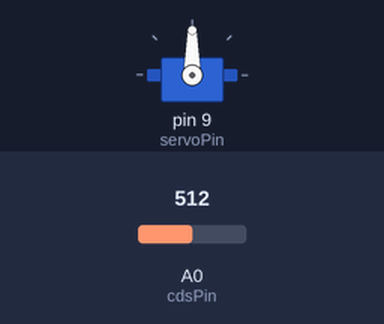
This sketch was run on a simulated Arduino Uno, built with avr-gcc and run on an emulated ATmega328P. Parts: servo. The test bench sets the inputs (shaded band); at power-on: A0 (cdsPin) = 512.

Above: at 1.2 s.
1.3 s: A0 (cdsPin) set to 209
2.8 s: A0 (cdsPin) set to 185
At 3.8 s:
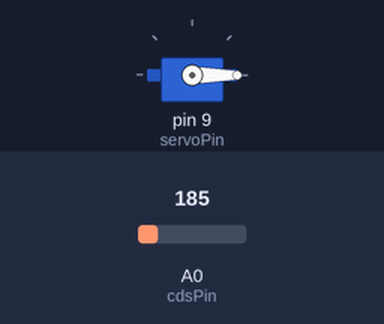
4.3 s: A0 (cdsPin) set to 889
5.8 s: A0 (cdsPin) set to 915
At 6.2 s:
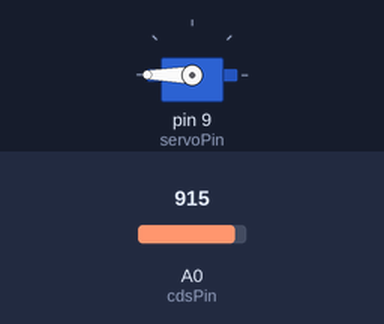
7.3 s: A0 (cdsPin) set to 190
At 8.5 s:
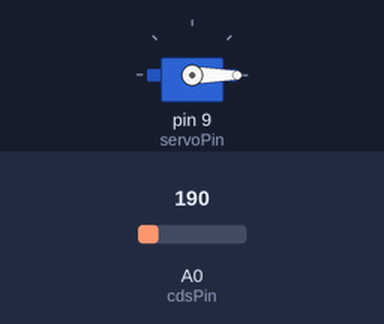
8.8 s: A0 (cdsPin) set to 910
At 9.8 s:
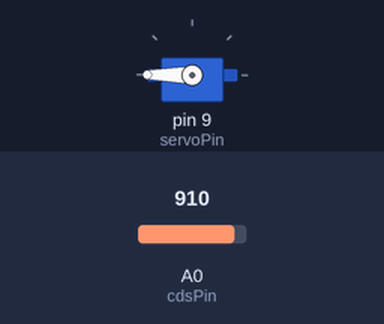
Timing chart, 0 to 11.3 s (numbered marks = the images above; inputs shaded):
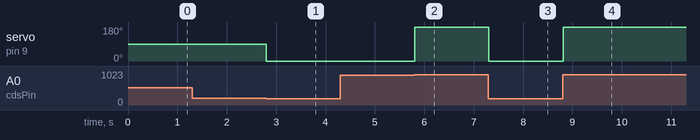

Measured:
- the behaviour switches between 200 and 199 on A0 (cdsPin) (found by bisection; images 0 and 1)
- the behaviour switches between 900 and 901 on A0 (cdsPin) (found by bisection; images 1 and 2)
- after the input at 1.3 s, every drawn part: stays the same
- after the input at 2.8 s, servo on pin 9 (servoPin): 90° → 0° at once
- after the input at 4.3 s, every drawn part: stays the same
- after the input at 5.8 s, servo on pin 9 (servoPin): 0° → 180° at once
- after the input at 7.3 s, servo on pin 9 (servoPin): 180° → 0° at once
- after the input at 8.8 s, servo on pin 9 (servoPin): 0° → 180° at once

The sketch:

ch14_4.ino
```cpp
#include <Servo.h>

Servo myServo;
int servoPin = 9;
int cdsPin = 0;
int cdsValue = 0;
int angle = 0;

void setup() {
  myServo.attach(servoPin);
}

void loop() {
  cdsValue = analogRead(cdsPin);
  if (cdsValue < 200) {
    myServo.write(0);
  } else if (cdsValue > 900) {
    myServo.write(180);
  } else {
  }
  delay(100);
}
```
